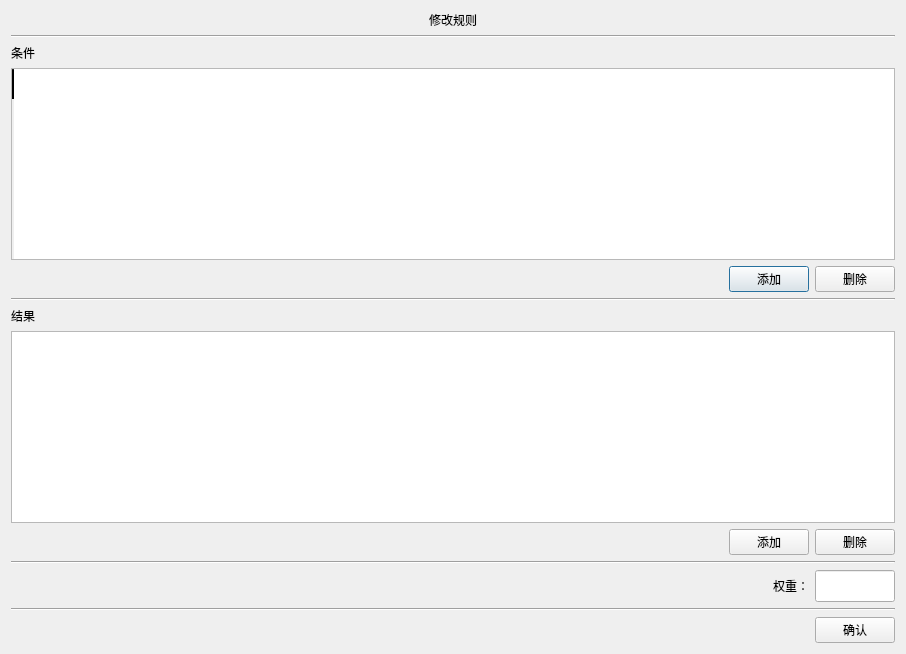
<?xml version="1.0" encoding="UTF-8"?>
<ui version="4.0">
 <class>changeDialog</class>
 <widget class="QDialog" name="changeDialog">
  <property name="geometry">
   <rect>
    <x>0</x>
    <y>0</y>
    <width>906</width>
    <height>654</height>
   </rect>
  </property>
  <property name="windowTitle">
   <string>Dialog</string>
  </property>
  <layout class="QGridLayout" name="gridLayout">
   <item row="0" column="0">
    <layout class="QVBoxLayout" name="verticalLayout">
     <item alignment="Qt::AlignHCenter">
      <widget class="QLabel" name="label">
       <property name="styleSheet">
        <string notr="true">font: 16pt &quot;Microsoft YaHei&quot;;</string>
       </property>
       <property name="text">
        <string>修改规则</string>
       </property>
      </widget>
     </item>
     <item>
      <widget class="Line" name="line">
       <property name="orientation">
        <enum>Qt::Horizontal</enum>
       </property>
      </widget>
     </item>
     <item>
      <widget class="QLabel" name="label_3">
       <property name="styleSheet">
        <string notr="true">font: 14pt &quot;Microsoft YaHei&quot;;</string>
       </property>
       <property name="text">
        <string>条件</string>
       </property>
      </widget>
     </item>
     <item>
      <widget class="QTableWidget" name="table_if">
       <property name="styleSheet">
        <string notr="true">
QHeaderView                    
{
    background:transparent;        
}



</string>
       </property>
       <row>
        <property name="text">
         <string/>
        </property>
       </row>
      </widget>
     </item>
     <item>
      <layout class="QHBoxLayout" name="horizontalLayout_4">
       <item>
        <spacer name="horizontalSpacer_3">
         <property name="orientation">
          <enum>Qt::Horizontal</enum>
         </property>
         <property name="sizeHint" stdset="0">
          <size>
           <width>40</width>
           <height>20</height>
          </size>
         </property>
        </spacer>
       </item>
       <item>
        <widget class="QPushButton" name="add">
         <property name="styleSheet">
          <string notr="true">font: 10pt &quot;Microsoft YaHei&quot;;</string>
         </property>
         <property name="text">
          <string>添加</string>
         </property>
        </widget>
       </item>
       <item>
        <widget class="QPushButton" name="del">
         <property name="styleSheet">
          <string notr="true">font: 10pt &quot;Microsoft YaHei&quot;;</string>
         </property>
         <property name="text">
          <string>删除</string>
         </property>
        </widget>
       </item>
      </layout>
     </item>
     <item>
      <widget class="Line" name="line_4">
       <property name="orientation">
        <enum>Qt::Horizontal</enum>
       </property>
      </widget>
     </item>
     <item>
      <widget class="QLabel" name="label_4">
       <property name="styleSheet">
        <string notr="true">font: 14pt &quot;Microsoft YaHei&quot;;</string>
       </property>
       <property name="text">
        <string>结果</string>
       </property>
      </widget>
     </item>
     <item>
      <widget class="QTableWidget" name="table_then"/>
     </item>
     <item>
      <layout class="QHBoxLayout" name="horizontalLayout_2">
       <item>
        <spacer name="horizontalSpacer_4">
         <property name="orientation">
          <enum>Qt::Horizontal</enum>
         </property>
         <property name="sizeHint" stdset="0">
          <size>
           <width>40</width>
           <height>20</height>
          </size>
         </property>
        </spacer>
       </item>
       <item>
        <widget class="QPushButton" name="add_2">
         <property name="styleSheet">
          <string notr="true">font: 10pt &quot;Microsoft YaHei&quot;;</string>
         </property>
         <property name="text">
          <string>添加</string>
         </property>
        </widget>
       </item>
       <item>
        <widget class="QPushButton" name="del_2">
         <property name="styleSheet">
          <string notr="true">font: 10pt &quot;Microsoft YaHei&quot;;</string>
         </property>
         <property name="text">
          <string>删除</string>
         </property>
        </widget>
       </item>
      </layout>
     </item>
     <item>
      <widget class="Line" name="line_2">
       <property name="orientation">
        <enum>Qt::Horizontal</enum>
       </property>
      </widget>
     </item>
     <item>
      <layout class="QHBoxLayout" name="horizontalLayout">
       <item>
        <spacer name="horizontalSpacer_2">
         <property name="orientation">
          <enum>Qt::Horizontal</enum>
         </property>
         <property name="sizeHint" stdset="0">
          <size>
           <width>40</width>
           <height>20</height>
          </size>
         </property>
        </spacer>
       </item>
       <item>
        <widget class="QLabel" name="label_2">
         <property name="styleSheet">
          <string notr="true">font: 12pt &quot;Microsoft YaHei&quot;;</string>
         </property>
         <property name="text">
          <string>权重：</string>
         </property>
        </widget>
       </item>
       <item>
        <widget class="QLineEdit" name="lineEdit_w">
         <property name="sizePolicy">
          <sizepolicy hsizetype="Minimum" vsizetype="Expanding">
           <horstretch>0</horstretch>
           <verstretch>0</verstretch>
          </sizepolicy>
         </property>
         <property name="minimumSize">
          <size>
           <width>22</width>
           <height>0</height>
          </size>
         </property>
         <property name="maximumSize">
          <size>
           <width>80</width>
           <height>16777215</height>
          </size>
         </property>
        </widget>
       </item>
      </layout>
     </item>
     <item>
      <widget class="Line" name="line_3">
       <property name="orientation">
        <enum>Qt::Horizontal</enum>
       </property>
      </widget>
     </item>
     <item>
      <layout class="QHBoxLayout" name="horizontalLayout_3">
       <item>
        <spacer name="horizontalSpacer">
         <property name="orientation">
          <enum>Qt::Horizontal</enum>
         </property>
         <property name="sizeHint" stdset="0">
          <size>
           <width>368</width>
           <height>20</height>
          </size>
         </property>
        </spacer>
       </item>
       <item>
        <widget class="QPushButton" name="push_ok">
         <property name="styleSheet">
          <string notr="true">font: 12pt &quot;Microsoft YaHei&quot;;</string>
         </property>
         <property name="text">
          <string>确认</string>
         </property>
        </widget>
       </item>
      </layout>
     </item>
    </layout>
   </item>
  </layout>
 </widget>
 <resources/>
 <connections/>
</ui>
